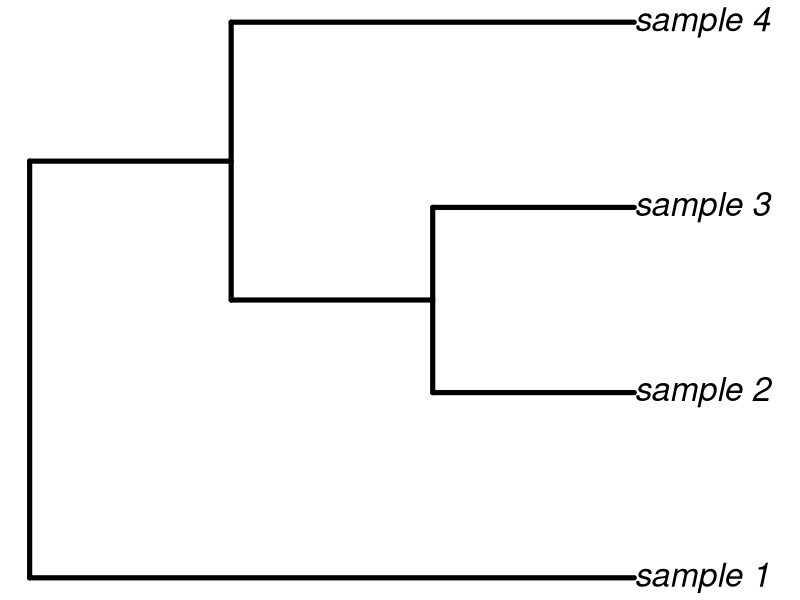
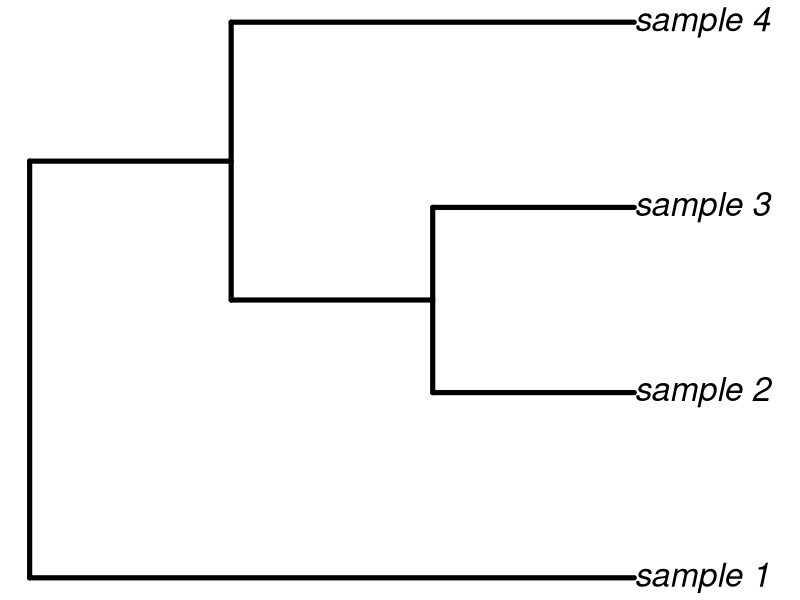

The R source for these figures, in order:
set.seed(1)
temp <- ape::rtree(4)
temp$tip.label <- c("sample_1", "sample_2", "sample_3", "sample_4")
plot(temp, use.edge.length = FALSE, edge.width = 5, cex = 2, no.margin = TRUE)

jpeg("/nfs/esnitkin/bin_group/pipeline/Github/gwas/hogwash/data/tree_for_wiki.jpg", width = 400, height = 400)
plot(temp, use.edge.length = FALSE, edge.width = 5, cex = 2, no.margin = TRUE)
dev.off()
